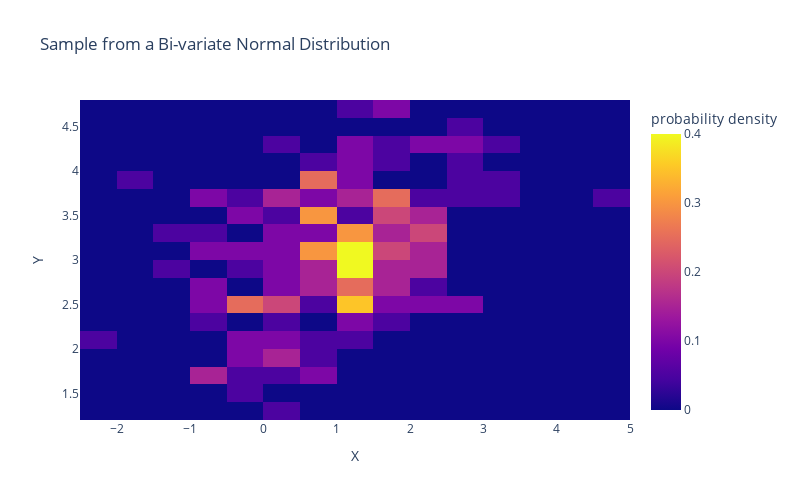

The code cell stored with this chart in its notebook:
### Code cell
fig = px.density_heatmap(df, x="X", y="Y",
                         nbinsx= 25,
                         nbinsy=25,
                         histnorm='probability density',
                         height = 500, width = 800,
                         title='Sample from a Bi-variate Normal Distribution')
fig.show()

### Figure 1 — Plotly figure (JSON) as saved in the notebook; plotly's stock layout.template omitted (floating-point values rounded to 4 significant figures; data arrays with more than 128 entries replaced by an {"elided": "..."} marker saying what was removed)
{"data": [{"coloraxis": "coloraxis", "histnorm": "probability density", "hovertemplate": "X=%{x}<br>Y=%{y}<br>probability density=%{z}<extra></extra>", "name": "", "nbinsx": 25, "nbinsy": 25, "type": "histogram2d", "x": {"elided": "200 float values"}, "xaxis": "x", "xbingroup": "x", "y": {"elided": "200 float values"}, "yaxis": "y", "ybingroup": "y"}], "layout": {"coloraxis": {"colorbar": {"title": {"text": "probability density"}}, "colorscale": [[0, "#0d0887"], [0.1111, "#46039f"], [0.2222, "#7201a8"], [0.3333, "#9c179e"], [0.4444, "#bd3786"], [0.5556, "#d8576b"], [0.6667, "#ed7953"], [0.7778, "#fb9f3a"], [0.8889, "#fdca26"], [1, "#f0f921"]]}, "height": 500, "legend": {"tracegroupgap": 0}, "title": {"text": "Sample from a Bi-variate Normal Distribution"}, "width": 800, "xaxis": {"anchor": "y", "domain": [0, 1], "title": {"text": "X"}}, "yaxis": {"anchor": "x", "domain": [0, 1], "title": {"text": "Y"}}}}
